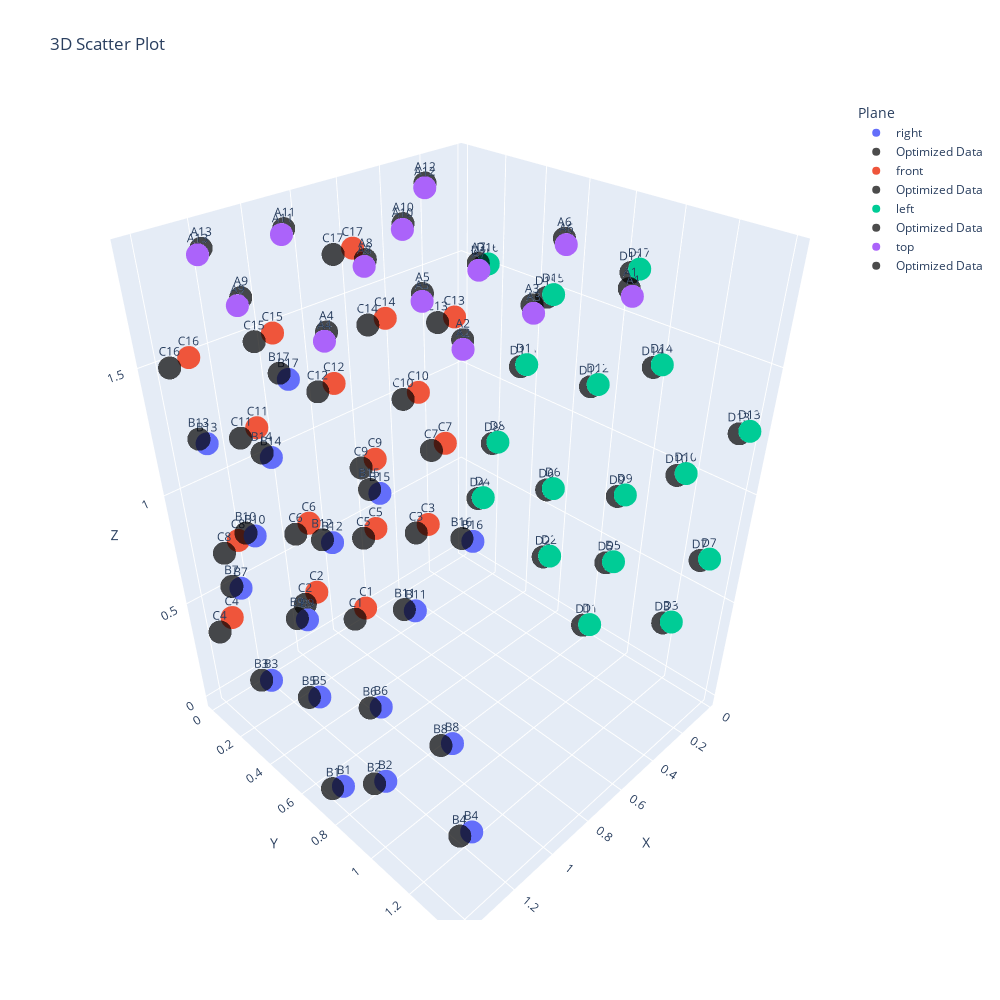

Notebook code for this chart:
### Code cell
import plotly.express as px

df_mic_coords_optimized = parametric_model(df_mic_coords, result.x)

# Create the first 3D scatter plot
fig = px.scatter_3d(df_mic_coords, 
                    x='X', 
                    y='Y', 
                    z='Z', 
                    text='Mic_Index', 
                    title='3D Scatter Plot', 
                    color='Plane', 
                    width=1000, 
                    height=1000)

# Create the second 3D scatter plot (optimized data)
fig_optimized = px.scatter_3d(df_mic_coords_optimized, 
                               x='X_optimized', 
                               y='Y_optimized', 
                               z='Z_optimized', 
                               text='Mic_Index', 
                               color='Plane')

# Customize the color of the second plot to differentiate it
for trace in fig_optimized.data:
    trace.marker.color = 'rgba(0, 0, 0, 0.7)'  # black with some transparency
    trace.name = 'Optimized Data'  # Label in the legend

# Add each trace from the second figure to the first
for trace in fig_optimized.data:
    fig.add_trace(trace)

# Display the combined figure
fig.show()

### Figure 1 — Plotly figure (JSON) as saved in the notebook; plotly's stock layout.template omitted (floating-point values rounded to 4 significant figures)
{"data": [{"hovertemplate": "Plane=right<br>X=%{x}<br>Y=%{y}<br>Z=%{z}<br>Mic_Index=%{text}<extra></extra>", "legendgroup": "right", "marker": {"color": "#636efa", "symbol": "circle"}, "mode": "markers+text", "name": "right", "scene": "scene", "showlegend": true, "text": ["B1", "B2", "B3", "B4", "B5", "B6", "B7", "B8", "B9", "B10", "B11", "B12", "B13", "B14", "B15", "B16", "B17"], "type": "scatter3d", "x": [1.37, 1.37, 1.37, 1.37, 1.37, 1.37, 1.37, 1.37, 1.37, 1.37, 1.37, 1.37, 1.37, 1.37, 1.37, 1.37, 1.37], "y": [0.734, 0.987, 0.336, 1.398, 0.647, 0.989, 0.222, 1.315, 0.627, 0.374, 1.17, 0.809, 0.157, 0.536, 1.044, 1.392, 0.674], "z": [0.02, 0.266, 0.287, 0.38, 0.425, 0.629, 0.672, 0.718, 0.774, 0.989, 1.148, 1.194, 1.257, 1.372, 1.485, 1.51, 1.689]}, {"hovertemplate": "Plane=front<br>X=%{x}<br>Y=%{y}<br>Z=%{z}<br>Mic_Index=%{text}<extra></extra>", "legendgroup": "front", "marker": {"color": "#EF553B", "symbol": "circle"}, "mode": "markers+text", "name": "front", "scene": "scene", "showlegend": true, "text": ["C1", "C2", "C3", "C4", "C5", "C6", "C7", "C8", "C9", "C10", "C11", "C12", "C13", "C14", "C15", "C16", "C17"], "type": "scatter3d", "x": [0.659, 0.913, 0.261, 1.322, 0.571, 0.914, 0.146, 1.241, 0.552, 0.299, 1.094, 0.731, 0.085, 0.461, 0.979, 1.313, 0.599], "y": [0.028, 0.028, 0.028, 0.028, 0.028, 0.028, 0.028, 0.028, 0.028, 0.028, 0.028, 0.028, 0.028, 0.028, 0.028, 0.028, 0.028], "z": [0.023, 0.267, 0.287, 0.38, 0.425, 0.63, 0.675, 0.717, 0.773, 0.99, 1.15, 1.194, 1.261, 1.375, 1.485, 1.508, 1.691]}, {"hovertemplate": "Plane=left<br>X=%{x}<br>Y=%{y}<br>Z=%{z}<br>Mic_Index=%{text}<extra></extra>", "legendgroup": "left", "marker": {"color": "#00cc96", "symbol": "circle"}, "mode": "markers+text", "name": "left", "scene": "scene", "showlegend": true, "text": ["D1", "D2", "D3", "D4", "D5", "D6", "D7", "D8", "D9", "D10", "D11", "D12", "D13", "D14", "D15", "D16", "D17"], "type": "scatter3d", "x": [0.028, 0.028, 0.028, 0.028, 0.028, 0.028, 0.028, 0.028, 0.028, 0.028, 0.028, 0.028, 0.028, 0.028, 0.028, 0.028, 0.028], "y": [0.817, 0.566, 1.215, 0.154, 0.905, 0.562, 1.331, 0.237, 0.925, 1.177, 0.384, 0.746, 1.392, 1.016, 0.503, 0.161, 0.877], "z": [0.023, 0.27, 0.289, 0.385, 0.427, 0.63, 0.677, 0.72, 0.773, 0.99, 1.149, 1.195, 1.26, 1.375, 1.485, 1.511, 1.69]}, {"hovertemplate": "Plane=top<br>X=%{x}<br>Y=%{y}<br>Z=%{z}<br>Mic_Index=%{text}<extra></extra>", "legendgroup": "top", "marker": {"color": "#ab63fa", "symbol": "circle"}, "mode": "markers+text", "name": "top", "scene": "scene", "showlegend": true, "text": ["A1", "A2", "A3", "A4", "A5", "A6", "A7", "A8", "A9", "A10", "A11", "A12", "A13"], "type": "scatter3d", "x": [0.59, 1.159, 0.87, 1.376, 1.028, 0.411, 0.755, 0.974, 1.405, 0.68, 0.985, 0.332, 1.272], "y": [1.246, 1.147, 1.127, 0.864, 0.857, 0.856, 0.81, 0.548, 0.521, 0.393, 0.155, 0.129, 0.117], "z": [1.871, 1.871, 1.871, 1.871, 1.871, 1.871, 1.871, 1.871, 1.871, 1.871, 1.871, 1.871, 1.871]}, {"hovertemplate": "Plane=right<br>X_optimized=%{x}<br>Y_optimized=%{y}<br>Z_optimized=%{z}<br>Mic_Index=%{text}<extra></extra>", "legendgroup": "right", "marker": {"color": "rgba(0, 0, 0, 0.7)", "symbol": "circle"}, "mode": "markers+text", "name": "Optimized Data", "scene": "scene", "showlegend": true, "text": ["B1", "B2", "B3", "B4", "B5", "B6", "B7", "B8", "B9", "B10", "B11", "B12", "B13", "B14", "B15", "B16", "B17"], "type": "scatter3d", "x": [1.419, 1.419, 1.411, 1.422, 1.413, 1.414, 1.405, 1.417, 1.408, 1.402, 1.41, 1.405, 1.397, 1.4, 1.404, 1.408, 1.397], "y": [0.7335, 0.9865, 0.3355, 1.397, 0.6465, 0.9885, 0.2216, 1.315, 0.6266, 0.3736, 1.17, 0.8086, 0.1567, 0.5357, 1.044, 1.392, 0.6737], "z": [0.04895, 0.2949, 0.3159, 0.4089, 0.4539, 0.6579, 0.7009, 0.7469, 0.8029, 1.018, 1.177, 1.223, 1.286, 1.401, 1.514, 1.539, 1.718]}, {"hovertemplate": "Plane=front<br>X_optimized=%{x}<br>Y_optimized=%{y}<br>Z_optimized=%{z}<br>Mic_Index=%{text}<extra></extra>", "legendgroup": "front", "marker": {"color": "rgba(0, 0, 0, 0.7)", "symbol": "circle"}, "mode": "markers+text", "name": "Optimized Data", "scene": "scene", "showlegend": true, "text": ["C1", "C2", "C3", "C4", "C5", "C6", "C7", "C8", "C9", "C10", "C11", "C12", "C13", "C14", "C15", "C16", "C17"], "type": "scatter3d", "x": [0.738, 0.992, 0.3403, 1.401, 0.6502, 0.9932, 0.2255, 1.32, 0.6314, 0.3786, 1.173, 0.8106, 0.1649, 0.5408, 1.059, 1.393, 0.6789], "y": [0.04841, 0.05102, 0.03234, 0.0604, 0.03848, 0.04431, 0.02191, 0.05188, 0.03149, 0.02036, 0.03972, 0.02871, 0.009327, 0.01777, 0.03027, 0.03922, 0.01578], "z": [0.01794, 0.2619, 0.2819, 0.3749, 0.4199, 0.6248, 0.6698, 0.7118, 0.7678, 0.9848, 1.145, 1.189, 1.256, 1.37, 1.48, 1.503, 1.686]}, {"hovertemplate": "Plane=left<br>X_optimized=%{x}<br>Y_optimized=%{y}<br>Z_optimized=%{z}<br>Mic_Index=%{text}<extra></extra>", "legendgroup": "left", "marker": {"color": "rgba(0, 0, 0, 0.7)", "symbol": "circle"}, "mode": "markers+text", "name": "Optimized Data", "scene": "scene", "showlegend": true, "text": ["D1", "D2", "D3", "D4", "D5", "D6", "D7", "D8", "D9", "D10", "D11", "D12", "D13", "D14", "D15", "D16", "D17"], "type": "scatter3d", "x": [0.0333, 0.03091, 0.03526, 0.0278, 0.03277, 0.02988, 0.03496, 0.02743, 0.03194, 0.03304, 0.02722, 0.02955, 0.03374, 0.03087, 0.02709, 0.0247, 0.02905], "y": [0.7833, 0.5323, 1.181, 0.1203, 0.8713, 0.5283, 1.297, 0.2033, 0.8913, 1.143, 0.3503, 0.7123, 1.358, 0.9823, 0.4693, 0.1273, 0.8433], "z": [0.001508, 0.2485, 0.2675, 0.3635, 0.4055, 0.6085, 0.6555, 0.6985, 0.7515, 0.9685, 1.128, 1.174, 1.239, 1.354, 1.464, 1.49, 1.669]}, {"hovertemplate": "Plane=top<br>X_optimized=%{x}<br>Y_optimized=%{y}<br>Z_optimized=%{z}<br>Mic_Index=%{text}<extra></extra>", "legendgroup": "top", "marker": {"color": "rgba(0, 0, 0, 0.7)", "symbol": "circle"}, "mode": "markers+text", "name": "Optimized Data", "scene": "scene", "showlegend": true, "text": ["A1", "A2", "A3", "A4", "A5", "A6", "A7", "A8", "A9", "A10", "A11", "A12", "A13"], "type": "scatter3d", "x": [0.552, 1.121, 0.832, 1.338, 0.99, 0.373, 0.717, 0.936, 1.367, 0.642, 0.947, 0.294, 1.234], "y": [1.207, 1.108, 1.088, 0.8247, 0.8177, 0.8167, 0.7707, 0.5087, 0.4817, 0.3537, 0.1157, 0.08973, 0.07773], "z": [1.871, 1.871, 1.871, 1.871, 1.871, 1.871, 1.871, 1.871, 1.871, 1.871, 1.871, 1.871, 1.871]}], "layout": {"height": 1000, "legend": {"title": {"text": "Plane"}, "tracegroupgap": 0}, "scene": {"domain": {"x": [0, 1], "y": [0, 1]}, "xaxis": {"title": {"text": "X"}}, "yaxis": {"title": {"text": "Y"}}, "zaxis": {"title": {"text": "Z"}}}, "title": {"text": "3D Scatter Plot"}, "width": 1000}}
